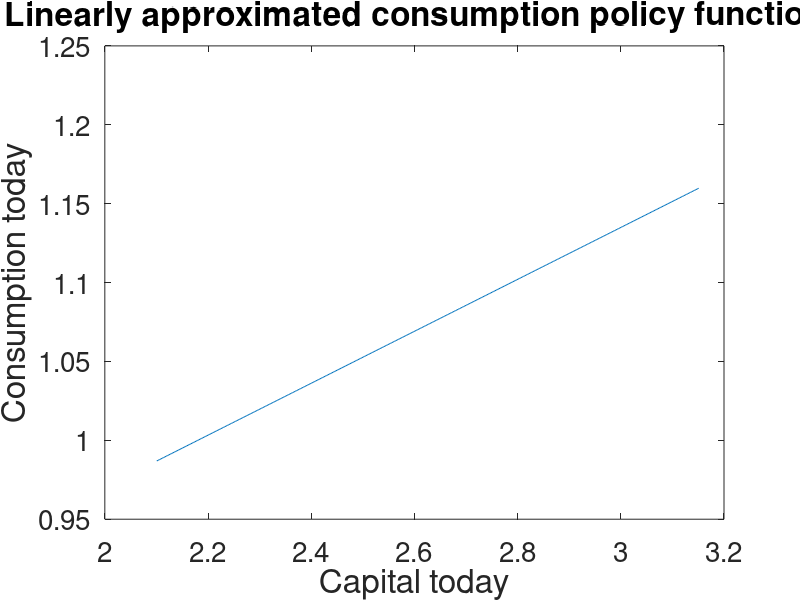
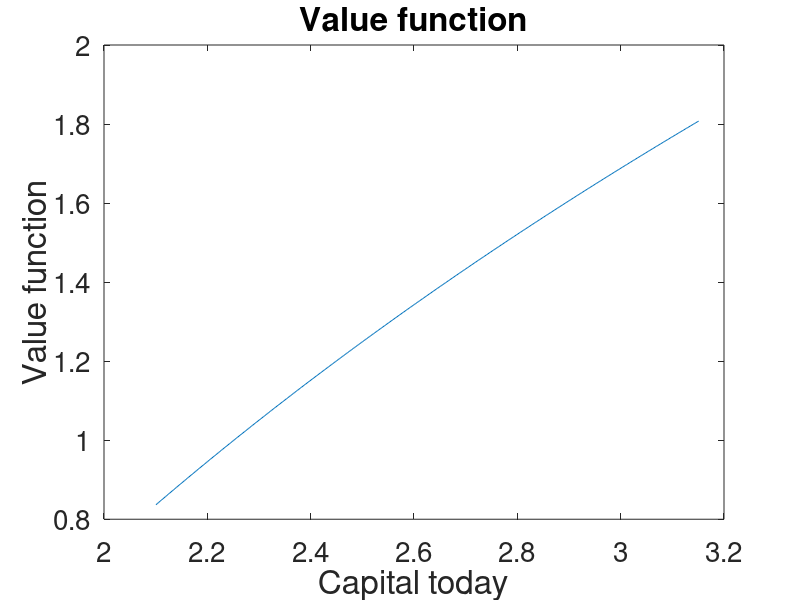
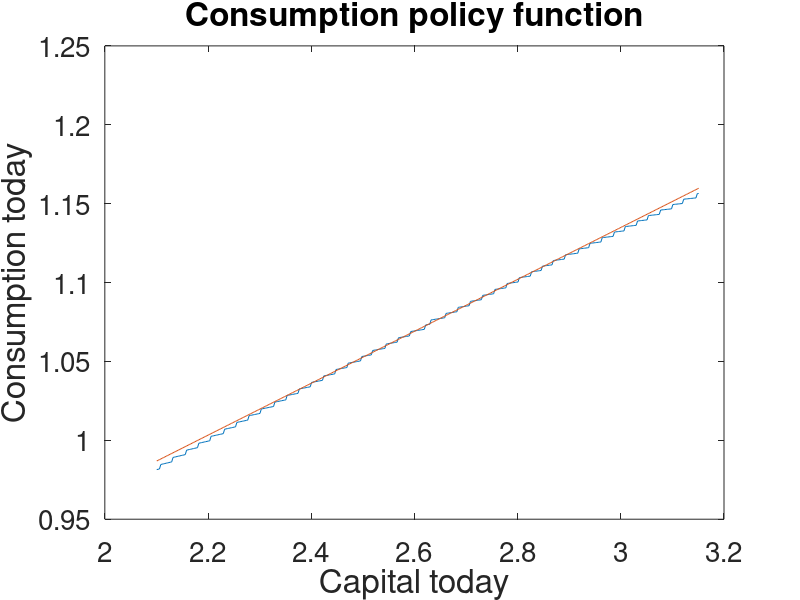
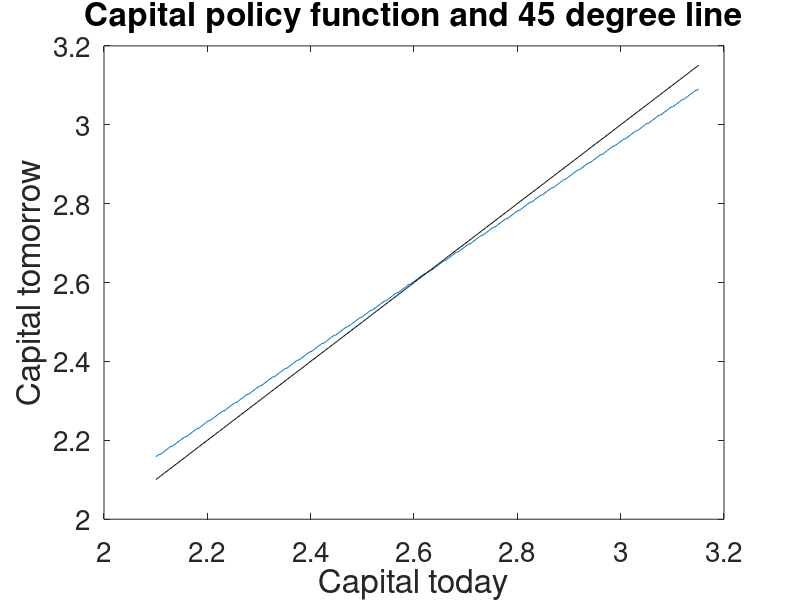

Write MATLAB code to recreate these figures, in order.
% Value function iteration
% to perform optimization for a Ramsey model,
% CRRA utility function, Cobb-Douglas production
% Thomas Hintermaier, hinterma@uni-bonn.de
% January 15, 2018
% ----------------------------------------------

% Setting paramters
beta = 0.95;
sigma = 2.0;
alpha = 0.3;
delta = 0.1;

% We get steady states just for making 
% reasonable choices for the grid range 
% of the state variable (capital)
Kss = ( (1-beta+delta*beta) / (alpha*beta) )^(1/(alpha-1));
Css = Kss^alpha - delta*Kss;

% Defining the grid range and number of grid points
K_grid = linspace(0.8*Kss,1.2*Kss,400);

% We maintain the linearly approximated solution,
% obtained from the analysis of the phase diagram in the program linearized_quiver_CRRA.m
% just in case we later want to compare it to the non-linear policy functions obtained from dynamic programming.
% For the linearly approximated solution, 
% we need to get entries of the A matrix, using steady state values and corresponding derivatives

coeff1 = -(1.0/sigma)*Css*alpha*(alpha-1.0)*Kss^(alpha - 2.0);
A = NaN*zeros(2,2);
A(1,1) = 1.0 + beta*coeff1;
A(1,2) = -coeff1;
A(2,1) = -1.0;
A(2,2) = 1.0/beta;

[Q,Lambda] = eig(A);

[trash_one,   stab_col_ind] = max(abs(diag(Lambda) < 1.0));
[trash_one, unstab_col_ind] = max(abs(diag(Lambda) > 1.0));

% The linearly approximated consumption policy function
C_lin = (Q(1,stab_col_ind)/Q(2,stab_col_ind))*(K_grid - Kss) + Css;

figure(11);
plot(K_grid,C_lin);
set(gca,"fontsize",20);
xlabel('Capital today','FontSize',24);
ylabel('Consumption today','FontSize',24);
title('Linearly approximated consumption policy function','FontSize',24);

% Performing iteration on the value function
% ------------------------------------------

% Get current-period utility payoff
% implied by moving from some K_now (today) to some K_next (next period)
% Note that it is convenient (to save on computations) to compute this upfront, 
% before we enter the iteration on the value function,
% so we can rely on this (constant-over-iterations) object later in the iterations.

U_now_K_next_K_now = -Inf*zeros(length(K_grid),length(K_grid));

for j_now = 1:length(K_grid);
    for i_next = 1:length(K_grid);
    
    K_now = K_grid(j_now);
    K_next = K_grid(i_next);
    C_now = K_now^alpha + (1 - delta)*K_now - K_next;
    if C_now > 0;
    U_now_K_next_K_now(i_next,j_now) = (C_now^(1 - sigma) - 1)/(1 - sigma);
    end; % of if
    % Note that the period-utility calculation
    % relies on a CRRA utility function, and uses a Cobb-Douglas production function
    
    end; % of for over i_next
 end; % of for over j_now    

% Initialize the value function
V_old = zeros(1,length(K_grid));
V = NaN*zeros(1,length(K_grid));
index_K_policy = NaN*zeros(1,length(K_grid));
K_policy = NaN*zeros(1,length(K_grid));

crit = 0.000001; % used in the criterion for checking convergence
max_iter = 500;  % maximum number of iterations, relevant only if convergence is not achieved before (which should be!)

% Just for illustration, not needed for algorithm,
% storing the value functions obtained in all iterations
V_store_iter = NaN*zeros(max_iter,length(K_grid)); 
 
% This is the key iteration (Bellman equation)
% --------------------------------------------
for i_iter = 1:max_iter;

   % Bellman equation
   for j_now = 1:length(K_grid);
   [V(j_now), index_K_policy(j_now)] = max(U_now_K_next_K_now(:,j_now) + beta*V_old');
   end;

   max_diff = max(abs(V - V_old)); 
   if max_diff < crit;
      break; % quit iterations, when convergence is achieved
   end;

   % displaying on screen the current stage of iterations, to have some feedback during computations
   if mod(i_iter,10)== 0; % just at specific iterations, to avoid lengthy output on screen
   disp(['Iteration number ',num2str(i_iter)]);
   end;
   
   V_store_iter(i_iter,:) = V;

   V_old = V;
end; % of for-loop over iterations on value function

if max_diff >= crit;
   disp('Did not achieve convergence!');
end;

% Getting capital levels corresponding to indexes of the maximizers
K_policy = K_grid(index_K_policy);

% Getting consumption policy from capital policy
C_policy = K_grid.^alpha + (1 - delta)*K_grid - K_policy; 

figure(20);
plot(K_grid,V);
set(gca,"fontsize",20);
xlabel('Capital today','FontSize',24);
ylabel('Value function','FontSize',24);
title('Value function','FontSize',24);

figure(22);
plot(K_grid,K_policy);
set(gca,"fontsize",20);
hold on;
plot(K_grid,K_grid,'k');
hold off;
xlabel('Capital today','FontSize',24);
ylabel('Capital tomorrow','FontSize',24);
title('Capital policy function and 45 degree line','FontSize',24);

figure(21);
plot(K_grid,C_policy);
set(gca,"fontsize",20);

% the following three lines are to also include the linearized policy
% comment out, if just showing the results of dynamic programming
hold on;
plot(K_grid,C_lin);
hold off;

xlabel('Capital today','FontSize',24);
ylabel('Consumption today','FontSize',24);
title('Consumption policy function','FontSize',24);

figure(30);
plot(K_grid,V_store_iter(1:i_iter,:));
set(gca,"fontsize",20);
xlabel('Capital today','FontSize',24);
ylabel('Value functions','FontSize',24);
title('Value functions during iterations towards convergence','FontSize',24);













